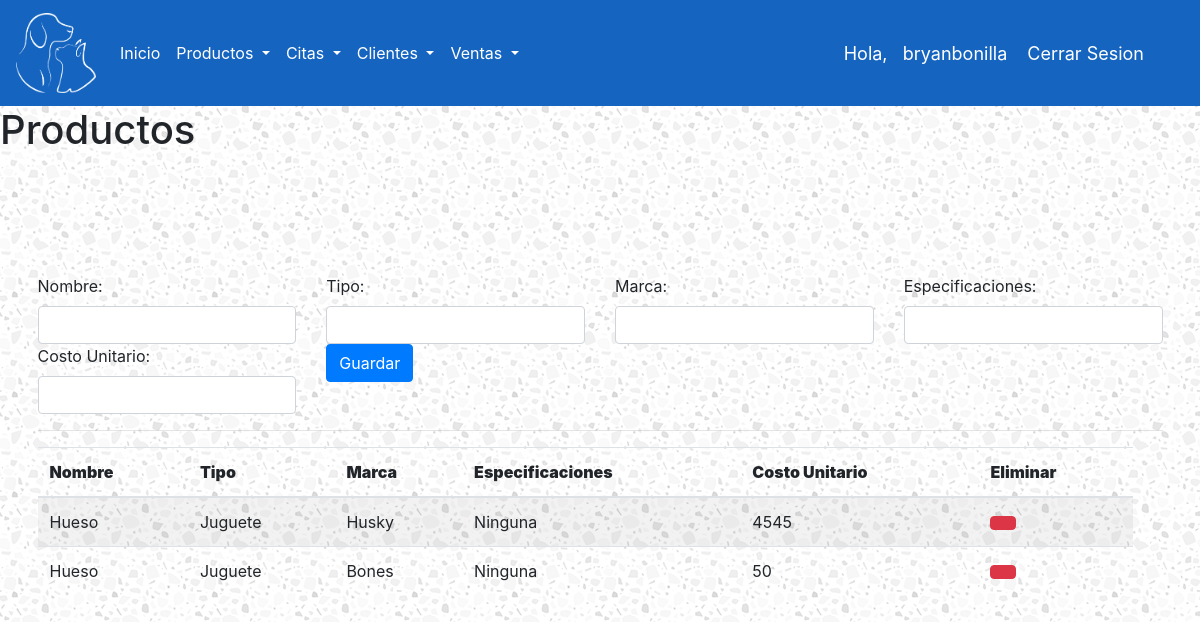
The app's page /productos/ (signed in) with its own data.
### ControlDeVeterinaria/models.py (models this page shows, shortened)
class Account(AbstractBaseUser):
    ROLES = (
        ('ADMIN','ADMIN'),
        ('EMPLEADO','EMPLEADO'),
    )
    rol = models.CharField(max_length=30, choices=ROLES)
    username = models.CharField(max_length=50, unique=True)
    password = models.CharField(max_length=50)
    is_admin = models.BooleanField(default=False)
    is_staff = models.BooleanField(default=False)
    is_superuser = models.BooleanField(default=False)
    USERNAME_FIELD = 'username'
    REQUIRED_FIELDS = ['rol','password']
    objects = MyAccountManager()
    def __str__(self):
        return self.username

class Producto(models.Model):
    nombre = models.CharField(max_length=20)
    tipo = models.CharField(max_length=20)
    marca = models.CharField(max_length=20)
    especificaciones = models.CharField(max_length=20)
    costoUnitario = models.IntegerField()

### ControlDeVeterinaria/views.py (the view)
# urls.py: path('productos/', producto, name="productos"),
@login_required(login_url='login')
def producto(request):
    form = ProductoForm(request.POST)
    listaProductos = Producto.objects.all()
    if form.is_valid():
        form.save()
    context ={
        'listaProductos':listaProductos,
        'form':form,
    }
    return render(request, 'ControlDeVeterinaria/productos.html', context)

### ControlDeVeterinaria/forms.py
class ProductoForm(forms.ModelForm):
    class Meta:
        model = Producto
        fields = ['nombre', 'tipo', 'marca', 'especificaciones','costoUnitario']
    def __init__(self, *args, **kwargs):
        super(ProductoForm, self).__init__(*args, **kwargs)
        self.fields['nombre'].widget.attrs['class'] = 'form-control'
        self.fields['tipo'].widget.attrs['class'] = 'form-control'
        self.fields['marca'].widget.attrs['class'] = 'form-control'
        self.fields['especificaciones'].widget.attrs['class'] = 'form-control'
        self.fields['costoUnitario'].widget.attrs['class'] = 'form-control'

### ControlDeVeterinaria/templates/ControlDeVeterinaria/productos.html (shortened to what this page needs)
{% extends 'ControlDeVeterinaria/base.html' %}
{% load static %}
{% block content %}
<h1> Productos </h1>
<br>
<form action="" method="post" class="form-horizontal" enctype="multipart/form-data">{% csrf_token %}
	<div class="row">
		<div class="col-sm-3">
			<label>Nombre: </label>
			{{ form.nombre }}
		</div>
		<div class="col-sm-3">
			<label>Tipo: </label>
			{{ form.tipo }}
		</div>
		<div class="col-sm-3">
			<label>Marca: </label>
			{{ form.marca }}
		</div>
        <div class="col-sm-3">
			<label>Especificaciones: </label>
			{{ form.especificaciones }}
		</div>
		<div class="col-sm-3">
			<label>Costo Unitario: </label>
			{{ form.costoUnitario }}
		</div>
		<div class="col-sm-3">
			<button class="btn btn-primary" type="submit"> Guardar </button>
		</div>
	</div>
	<hr>
	<div class="row col-sm-12">
		<table id="dvData" class="table table-striped" >
			<thead>
				<tr>
					<th >
						<strong>Nombre</strong>
					</th>
					<th >
						<strong>Tipo</strong>
					</th>
					<th >
						<strong>Marca</strong>
					</th>
					<th >
						<strong>Especificaciones</strong>
					</th>
					<th >
						<strong>Costo Unitario</strong>
					</th>
					<th >
						<strong>Eliminar</strong>
					</th>
				</tr>
			</thead>
			<tbody>
				{% for datos in listaProductos %}
					<tr>
						<td >{{ datos.nombre }}</td>
						<td >{{ datos.tipo }}</td>
						<td >{{ datos.marca }}</td>
						<td >{{ datos.especificaciones }}</td>
                        <td >{{ datos.costoUnitario }}</td>
						<td >
							<a href="{% url 'borrar-producto' datos.id %}" class="btn btn-default btn-danger"></a>
						</td>
					</tr>
				{% endfor %}
			</tbody>
		</table>
	</div>
</form>
{% endblock %}

### ControlDeVeterinaria/templates/ControlDeVeterinaria/base.html (shortened to what this page needs)
<!DOCTYPE html>
{% load static %}
<html>
<head>
	<link rel="stylesheet" href="https://cdn.jsdelivr.net/npm/bootstrap@4.5.3/dist/css/bootstrap.min.css">
<link rel="stylesheet" href="{% static "CDV/css/1.css" %}">
</head>
<body>
	<header>
		<nav class="navbar navbar-expand-lg">
      <a class="navbar-brand text-white" href="{% url 'index' %}" ><img src="{% static "CDV/images/Logo.png" %}" class="imglogo"></a>
      <div class="collapse navbar-collapse" id="navbarSupportedContent">
        <ul class="navbar-nav mr-auto">
          <li class="nav-item active">
            <a class="nav-link text-white" href={% url 'index' %} >Inicio <span class="sr-only">(current)</span></a>
          </li>
          <li class="nav-item dropdown">
            <a class="nav-link dropdown-toggle text-white" href="#" id="navbarDropdown" role="button" data-toggle="dropdown" aria-haspopup="true" aria-expanded="false">
              Productos
            </a>
          </li>
          <li class="nav-item dropdown">
            <a class="nav-link dropdown-toggle text-white" href="#" id="navbarDropdown" role="button" data-toggle="dropdown" aria-haspopup="true" aria-expanded="false">
              Citas
            </a>
          </li>
          <li class="nav-item dropdown">
            <a class="nav-link dropdown-toggle text-white" href="#" id="navbarDropdown" role="button" data-toggle="dropdown" aria-haspopup="true" aria-expanded="false">
              Clientes
            </a>
          </li>
          <li class="nav-item dropdown">
            <a class="nav-link dropdown-toggle text-white" href="#" id="navbarDropdown" role="button" data-toggle="dropdown" aria-haspopup="true" aria-expanded="false">
              Ventas
            </a>
          </li>
        </ul>
      </div>
      <span class = "hello-msg">Hola, &nbsp {{request.user}} </span>
      <span class = "hello-msg"><a href="{% url 'logout' %}">Cerrar Sesion</a></span>
    </nav>
	</header>
{% block content %}
{% endblock %}
</body>
</html>

### static/CDV/css/1.css (style rules this page uses)
html { font-family: 'Montserrat', sans-serif; }
form { padding: 37.5px; margin: 50px 0; }
nav { background-color: #1565c0 !important; color: white; }
.imglogo { width: 80px; height: 80px; }

### records on screen
Account: user "bryanbonilla"
Producto: nombre "Hueso", tipo "Juguete", marca "Husky", especificaciones "Ninguna", costoUnitario "4545"
Producto: nombre "Hueso", tipo "Juguete", marca "Bones", especificaciones "Ninguna", costoUnitario "50"
